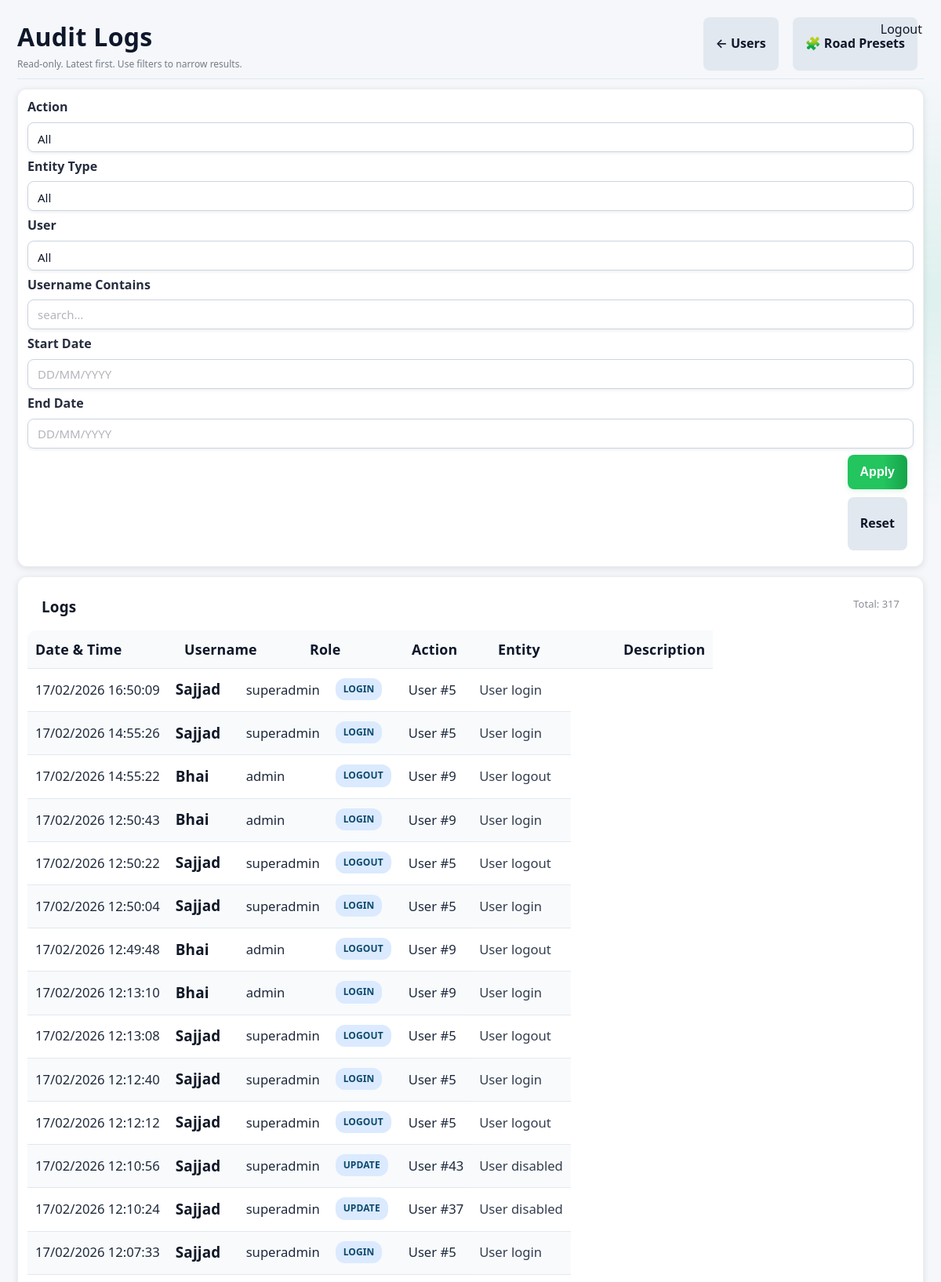
The page /admin/logs (signed in, upper part) on the database its author committed.
### app/models/activity_log.py (models this page shows)
class ActivityLog(Base):
    __tablename__ = "activity_logs"
    __table_args__ = (
        Index("ix_activity_logs_created_at", "created_at"),
        Index("ix_activity_logs_user_id", "user_id"),
    )
    id = Column(Integer, primary_key=True, index=True)
    user_id = Column(Integer, ForeignKey("users.id"), nullable=True)
    username = Column(String(150), nullable=False)
    role = Column(String(50), nullable=True)
    action = Column(String(20), nullable=False)  # CREATE, UPDATE, DELETE, ARCHIVE, LOGIN, LOGOUT
    entity_type = Column(String(50), nullable=True)  # Project, Activity, Material, User, Execution
    entity_id = Column(Integer, nullable=True)
    description = Column(Text, nullable=True)
    old_value = Column(Text, nullable=True)  # JSON string
    new_value = Column(Text, nullable=True)  # JSON string
    ip_address = Column(String(64), nullable=True)
    created_at = Column(DateTime, default=datetime.utcnow, nullable=False)
    details = Column(String, nullable=True)
    timestamp = Column(DateTime, default=datetime.utcnow)

### app/routes/admin.py (the view)
@router.get("/logs", response_class=HTMLResponse)
def audit_logs_page(
    request: Request,
    page: int = 1,
    action: str | None = None,
    entity_type: str | None = None,
    user_id: Optional[str] = Query(None),
    username: str | None = None,
    start_date: str | None = None,
    end_date: str | None = None,
    db: Session = Depends(get_db),
):
    if user_id in (None, ""):
        user_id_int = None
    else:
        try:
            user_id_int = int(user_id)
        except Exception:
            user_id_int = None
    admin = admin_guard(request)
    if not admin:
        return RedirectResponse("/dashboard", status_code=302)
    page_size = 50
    page = max(page, 1)
    q = db.query(ActivityLog)
    if action:
        q = q.filter(ActivityLog.action == action)
    if entity_type:
        q = q.filter(ActivityLog.entity_type == entity_type)
    if user_id_int is not None:
        q = q.filter(ActivityLog.user_id == user_id_int)
    if username:
        q = q.filter(ActivityLog.username.ilike(f"%{username.strip()}%"))
    def _parse_d(s: str | None) -> date | None:
        if not s:
            return None
        try:
            return parse_date_ddmmyyyy_or_iso(str(s))
        except Exception:
            return None
    sd = _parse_d(start_date)
    ed = _parse_d(end_date)
    if sd:
        q = q.filter(ActivityLog.created_at >= datetime.combine(sd, time.min))
    if ed:
        q = q.filter(ActivityLog.created_at <= datetime.combine(ed, time.max))
    total = q.count()
    logs = (
        q.order_by(ActivityLog.created_at.desc())
        .offset((page - 1) * page_size)
        .limit(page_size)
        .all()
    )
    actions = [r[0] for r in db.query(ActivityLog.action).distinct().order_by(ActivityLog.action).all() if r and r[0]]
    entity_types = [r[0] for r in db.query(ActivityLog.entity_type).distinct().order_by(ActivityLog.entity_type).all() if r and r[0]]
    users = (
        db.query(ActivityLog.user_id, ActivityLog.username)
        .filter(ActivityLog.user_id.isnot(None))
        .distinct()
        .order_by(ActivityLog.username.asc())
        .all()
    )
    return templates.TemplateResponse(
        "admin/logs.html",
        {
            "request": request,
            "user": admin,
            "logs": logs,
            "page": page,
            "page_size": page_size,
            "total": total,
            "actions": actions,
            "entity_types": entity_types,
            "users": users,
            "filters": {
                "action": action or "",
                "entity_type": entity_type or "",
                "user_id": user_id if user_id is not None else "",
                "username": username or "",
                "start_date": start_date or "",
                "end_date": end_date or "",
            },
        },
    )

### app/templates/admin/logs.html (shortened to what this page needs)
{% extends "base.html" %}
{% block content %}
<div class="page-header" style="display:flex;justify-content:space-between;align-items:flex-end;gap:12px;flex-wrap:wrap;margin-bottom:16px">
    <div>
        <h1 class="page-title" style="margin-bottom:6px">Audit Logs</h1>
        <div class="help-text">Read-only. Latest first. Use filters to narrow results.</div>
    </div>
    <div style="display:flex;gap:10px;flex-wrap:wrap">
        <a href="/admin/users" class="btn-secondary" style="text-decoration:none">← Users</a>
        <a href="/admin/presets/road" class="btn-secondary" style="text-decoration:none">🧩 Road Presets</a>
    </div>
</div>
<div class="card" style="padding:16px;margin-bottom:16px">
    <form method="get" action="/admin/logs" class="form-grid">
        <div class="form-group">
            <label>Action</label>
            <select name="action">
                <option value="">All</option>
            </select>
        </div>
        <div class="form-group">
            <label>Entity Type</label>
            <select name="entity_type">
                <option value="">All</option>
            </select>
        </div>
        <div class="form-group">
            <label>User</label>
            <select name="user_id">
                <option value="">All</option>
            </select>
        </div>
        <div class="form-group">
            <label>Username Contains</label>
            <input type="text" name="username" value="{{ filters.username }}" placeholder="search…">
        </div>
        <div class="form-group">
            <label>Start Date</label>
            <input type="text" name="start_date" value="{{ filters.start_date|ddmmyyyy }}" placeholder="DD/MM/YYYY" inputmode="numeric" pattern="[0-9]{2}/[0-9]{2}/[0-9]{4}">
        </div>
        <div class="form-group">
            <label>End Date</label>
            <input type="text" name="end_date" value="{{ filters.end_date|ddmmyyyy }}" placeholder="DD/MM/YYYY" inputmode="numeric" pattern="[0-9]{2}/[0-9]{2}/[0-9]{4}">
        </div>
        <div class="form-group" style="display:flex;align-items:flex-end;gap:10px">
            <button class="btn-primary" type="submit">Apply</button>
            <a class="btn-secondary" href="/admin/logs" style="text-decoration:none">Reset</a>
        </div>
    </form>
</div>
<div class="card" style="padding:0">
    <div style="padding:14px 18px;border-bottom:1px solid rgba(255,255,255,0.08);display:flex;justify-content:space-between;gap:12px;flex-wrap:wrap">
        <strong>Logs</strong>
        <span style="opacity:0.75;font-size:13px">
            Total: {{ total }}
        </span>
    </div>
    <table class="table" style="margin:0">
        <thead>
            <tr style="background:rgba(255,255,255,0.04)">
                <th style="width:170px">Date &amp; Time</th>
                <th style="width:140px">Username</th>
                <th style="width:110px">Role</th>
                <th style="width:90px">Action</th>
                <th style="width:140px">Entity</th>
                <th>Description</th>
            </tr>
        </thead>
        <tbody>
            {% if logs and logs|length > 0 %}
                {% for l in logs %}
                    <tr style="border-bottom:1px solid rgba(255,255,255,0.05)">
                        <td style="white-space:nowrap">{{ l.created_at|local_dt('Asia/Kolkata') }}</td>
                        <td><strong>{{ l.username }}</strong></td>
                        <td>{{ l.role or "" }}</td>
                        <td>
                            <span class="badge badge-info">{{ l.action }}</span>
                        </td>
                        <td>
                            {{ l.entity_type or "" }}
                            {% if l.entity_id %}
                                #{{ l.entity_id }}
                            {% endif %}
                        </td>
                        <td style="opacity:0.9">{{ l.description or l.details or "" }}</td>
                    </tr>
                {% endfor %}
            {% else %}
                <tr>
                    <td colspan="6" style="padding:24px;text-align:center;opacity:0.75">
                        No audit logs found for the selected filters.
                    </td>
                </tr>
            {% endif %}
        </tbody>
    </table>
</div>
{% set total_pages = (total // page_size) + (1 if total % page_size else 0) %}
{% endblock %}

### static/css/style.css (style rules this page uses)
body { font-family: Arial, Helvetica, sans-serif; margin: 0; background-color: var(--bg); color: var(--text); }
input, select, textarea { padding: 6px; border-radius: 4px; border: 1px solid var(--border); background: var(--card); color: var(--text); }
table { width: 100%; border-collapse: collapse; background: var(--card); }
th { background: rgba(0,0,0,0.05); text-align: left; }
th, td { padding: 10px; border-bottom: 1px solid var(--border); }
button, .button { padding: 6px 12px; border-radius: 4px; border: none; cursor: pointer; background: var(--btn); color: white; text-decoration: none; }
:root { --bg: #f5f7fa; --bg-secondary: #ffffff; --bg-primary: #f5f7fa; --text: #111827; --text-muted: #6b7280; --text-primary: var(--text); --text-secondary: var(--text-muted); --card: #ffffff; --nav: #1f2937; --card-bg: var(--card); --card-border: var(--border-color); --border: #e5e7eb; --border-color: #e5e7eb; --input-bg: var(--card); --input-border: var(--border); --btn: #2563eb; --hover-bg: rgba(37, 99, 235, 0.1); --accent-color: #2563eb; }
html, body, table, th, td, input, select, textarea, button, .button { transition: background-color 0.3s ease, color 0.3s ease, border-color 0.3s ease; }
.page-title { margin-bottom: 20px; font-size: 26px; font-weight: 600; }
.card { background: var(--card); border-radius: 10px; padding: 16px; box-shadow: 0 4px 12px rgba(0,0,0,0.06); }
.form-grid { display: grid; grid-template-columns: repeat(auto-fit, minmax(240px, 1fr)); gap: 16px; }
.form-grid label { font-size: 13px; opacity: 0.9; }
.form-grid input { width: 100%; }
.badge { padding: 4px 10px; border-radius: 12px; font-size: 12px; font-weight: bold; }

### app/static/css/responsive.css (style rules this page uses)
html { --form-column-count: auto-fit; --button-width: auto; --input-height: 38px; --font-size-base: 16px; --padding-base: 20px; --gap-base: 16px; --max-content-width: 1200px; --sidebar-width: 250px; --touch-target-size: 44px; }
html.medium-screen { --form-column-count: auto-fit; --button-width: auto; --input-height: 38px; --font-size-base: 15px; --padding-base: 18px; --gap-base: 14px; --max-content-width: 1000px; --sidebar-width: 240px; --touch-target-size: 44px; }
.form-grid { display: grid; grid-template-columns: repeat(var(--form-column-count), minmax(200px, 1fr)); gap: var(--gap-base); }
input, select, textarea, .form-input { height: var(--input-height); padding: calc(var(--input-height) / 4) calc(var(--padding-base) / 2); font-size: var(--font-size-base); min-width: 0; box-sizing: border-box; }
button, .btn, .btn-primary, .btn-secondary, [role="button"] { width: var(--button-width); height: var(--touch-target-size); min-height: var(--touch-target-size); padding: 0 var(--padding-base); font-size: var(--font-size-base); cursor: pointer; display: inline-flex; align-items: center; justify-content: center; border-radius: 6px; transition: all 0.2s ease; border: none; }
body { font-size: var(--font-size-base); line-height: 1.5; }
h1 { font-size: calc(var(--font-size-base) * 1.8); margin: calc(var(--gap-base) * 2) 0 var(--gap-base) 0; }
table { width: 100%; border-collapse: collapse; font-size: var(--font-size-base); }
th, td { padding: calc(var(--padding-base) / 2); text-align: left; border-bottom: 1px solid var(--border, #ddd); }
html.landscape { --padding-base: 12px; --gap-base: 8px; }

### app/templates/base.html (style rules this page uses)
a, a:visited { color: var(--text); text-decoration: none; }
label { color: var(--text); font-weight: 600; margin-bottom: 6px; }
.help-text { font-size: 12px; color: var(--text-muted); margin-top: 6px; }
.form-grid { display: grid; grid-template-columns: repeat(auto-fit, minmax(240px, 1fr)); gap: 14px; }
.btn-primary { background: var(--btn); color: #fff; padding: 9px 14px; border-radius: 6px; border: none; cursor: pointer; }
.btn-secondary { background: #e5e7eb; color: #111827; padding: 9px 14px; border-radius: 6px; border: none; cursor: pointer; }

### rows shown on the page
ActivityLog: created_at|local_dt "17/02/2026 16:50:09", username "Sajjad", role "superadmin", action "LOGIN", entity_type "User", entity_id "5", description "User login"
ActivityLog: created_at|local_dt "17/02/2026 14:55:26", username "Sajjad", role "superadmin", action "LOGIN", entity_type "User", entity_id "5", description "User login"
ActivityLog: created_at|local_dt "17/02/2026 14:55:22", username "Bhai", role "admin", action "LOGOUT", entity_type "User", entity_id "9", description "User logout"
ActivityLog: created_at|local_dt "17/02/2026 12:50:43", username "Bhai", role "admin", action "LOGIN", entity_type "User", entity_id "9", description "User login"
ActivityLog: created_at|local_dt "17/02/2026 12:50:22", username "Sajjad", role "superadmin", action "LOGOUT", entity_type "User", entity_id "5", description "User logout"
ActivityLog: created_at|local_dt "17/02/2026 12:50:04", username "Sajjad", role "superadmin", action "LOGIN", entity_type "User", entity_id "5", description "User login"
ActivityLog: created_at|local_dt "17/02/2026 12:49:48", username "Bhai", role "admin", action "LOGOUT", entity_type "User", entity_id "9", description "User logout"
ActivityLog: created_at|local_dt "17/02/2026 12:13:10", username "Bhai", role "admin", action "LOGIN", entity_type "User", entity_id "9", description "User login"
ActivityLog: created_at|local_dt "17/02/2026 12:13:08", username "Sajjad", role "superadmin", action "LOGOUT", entity_type "User", entity_id "5", description "User logout"
ActivityLog: created_at|local_dt "17/02/2026 12:12:40", username "Sajjad", role "superadmin", action "LOGIN", entity_type "User", entity_id "5", description "User login"
ActivityLog: created_at|local_dt "17/02/2026 12:12:12", username "Sajjad", role "superadmin", action "LOGOUT", entity_type "User", entity_id "5", description "User logout"
ActivityLog: created_at|local_dt "17/02/2026 12:10:56", username "Sajjad", role "superadmin", action "UPDATE", entity_type "User", entity_id "43", description "User disabled"
ActivityLog: created_at|local_dt "17/02/2026 12:10:24", username "Sajjad", role "superadmin", action "UPDATE", entity_type "User", entity_id "37", description "User disabled"
ActivityLog: created_at|local_dt "17/02/2026 12:07:33", username "Sajjad", role "superadmin", action "LOGIN", entity_type "User", entity_id "5", description "User login"

### other values the page prints
{{ total }} "317"
